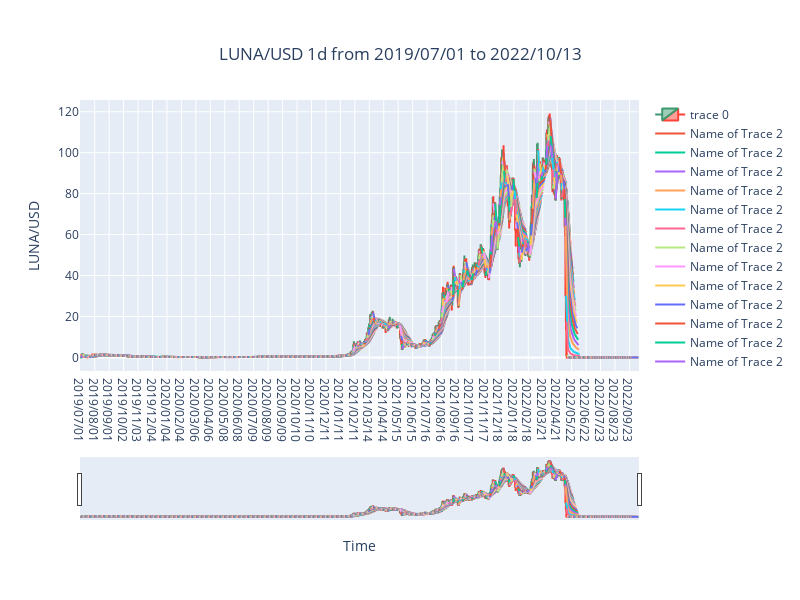

Notebook cell for this chart:
### Code cell
#Plot and n_moving average plot
times = list(df.iloc[:,0])
open_data = list(df.iloc[:,1])
high_data = list(df.iloc[:,2])
low_data = list(df.iloc[:,3])
close_data = list(df.iloc[:,4])
coin = 'LUNA'
fig = go.Figure(data=[go.Candlestick(x=times,
                                    open=open_data, 
                                    high=high_data,
                                    low=low_data, 
                                    close=close_data)])

n = 30
n_day_MA = []
for i in range(df.shape[0]):
    if i + n < df.shape[0]:
        summer = 0
        ma = []
        for j in range(n):
            summer += df.iloc[i+j,1]
            ma.append(summer/(j+1))
        n_day_MA.append(ma)
for i in range(len(n_day_MA)):
    fig.add_trace(go.Scatter(
        x=times[i:i+n+1],
        y=n_day_MA[i],
        name="Name of Trace 2"
    ))

fig.update_layout(
                title={
                    'text' : coin + '/USD 1d from ' + df.iloc[0,0] + ' to ' + df.iloc[-1,0],
                    'y':0.92,
                    'x':0.5,
                    'xanchor': 'center',
                    'yanchor': 'top'},
                xaxis_title="Time",
                yaxis_title= coin + '/USD',
                width = 800,
                height = 600)

fig.show()
